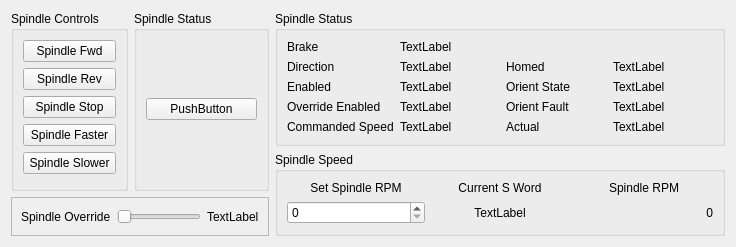
      <widget class="QWidget" name="tab_8">
       <attribute name="title">
        <string>Spindle</string>
       </attribute>
       <layout class="QGridLayout" name="gridLayout_22">
        <item row="0" column="3">
         <widget class="QGroupBox" name="groupBox_6">
          <property name="minimumSize">
           <size>
            <width>450</width>
            <height>0</height>
           </size>
          </property>
          <property name="title">
           <string>Spindle Status</string>
          </property>
          <layout class="QGridLayout" name="gridLayout_15">
           <item row="2" column="1">
            <widget class="QLabel" name="spindle_enabled_0_lb">
             <property name="text">
              <string>TextLabel</string>
             </property>
            </widget>
           </item>
           <item row="3" column="0">
            <widget class="QLabel" name="label_34">
             <property name="text">
              <string>Override Enabled</string>
             </property>
            </widget>
           </item>
           <item row="0" column="1">
            <widget class="QLabel" name="spindle_brake_0_lb">
             <property name="text">
              <string>TextLabel</string>
             </property>
            </widget>
           </item>
           <item row="3" column="1">
            <widget class="QLabel" name="spindle_override_enabled_0_lb">
             <property name="text">
              <string>TextLabel</string>
             </property>
            </widget>
           </item>
           <item row="0" column="0">
            <widget class="QLabel" name="label_18">
             <property name="text">
              <string>Brake</string>
             </property>
            </widget>
           </item>
           <item row="1" column="0">
            <widget class="QLabel" name="label_19">
             <property name="text">
              <string>Direction</string>
             </property>
            </widget>
           </item>
           <item row="2" column="0">
            <widget class="QLabel" name="label_20">
             <property name="text">
              <string>Enabled</string>
             </property>
            </widget>
           </item>
           <item row="1" column="1">
            <widget class="QLabel" name="spindle_direction_0_lb">
             <property name="text">
              <string>TextLabel</string>
             </property>
            </widget>
           </item>
           <item row="4" column="0">
            <widget class="QLabel" name="label_35">
             <property name="text">
              <string>Commanded Speed</string>
             </property>
            </widget>
           </item>
           <item row="4" column="1">
            <widget class="QLabel" name="spindle_speed_0_lb">
             <property name="text">
              <string>TextLabel</string>
             </property>
            </widget>
           </item>
           <item row="1" column="2">
            <widget class="QLabel" name="label_21">
             <property name="text">
              <string>Homed</string>
             </property>
            </widget>
           </item>
           <item row="1" column="3">
            <widget class="QLabel" name="spindle_homed_0_lb">
             <property name="text">
              <string>TextLabel</string>
             </property>
            </widget>
           </item>
           <item row="2" column="2">
            <widget class="QLabel" name="label_27">
             <property name="text">
              <string>Orient State</string>
             </property>
            </widget>
           </item>
           <item row="2" column="3">
            <widget class="QLabel" name="spindle_orient_state_0_lb">
             <property name="text">
              <string>TextLabel</string>
             </property>
            </widget>
           </item>
           <item row="3" column="2">
            <widget class="QLabel" name="label_24">
             <property name="text">
              <string>Orient Fault</string>
             </property>
            </widget>
           </item>
           <item row="3" column="3">
            <widget class="QLabel" name="spindle_orient_fault_0_lb">
             <property name="text">
              <string>TextLabel</string>
             </property>
            </widget>
           </item>
           <item row="4" column="2">
            <widget class="QLabel" name="label_33">
             <property name="text">
              <string>Actual</string>
             </property>
            </widget>
           </item>
           <item row="4" column="3">
            <widget class="QLabel" name="spindle_actual_speed_lb">
             <property name="text">
              <string>TextLabel</string>
             </property>
            </widget>
           </item>
          </layout>
         </widget>
        </item>
        <item row="2" column="0" colspan="3">
         <widget class="QFrame" name="frame_5">
          <property name="frameShape">
           <enum>QFrame::StyledPanel</enum>
          </property>
          <property name="frameShadow">
           <enum>QFrame::Raised</enum>
          </property>
          <layout class="QGridLayout" name="gridLayout_21">
           <item row="0" column="0">
            <widget class="QLabel" name="label_25">
             <property name="text">
              <string>Spindle Override</string>
             </property>
            </widget>
           </item>
           <item row="0" column="1">
            <widget class="QSlider" name="spindle_override_sl">
             <property name="orientation">
              <enum>Qt::Horizontal</enum>
             </property>
            </widget>
           </item>
           <item row="0" column="2">
            <widget class="QLabel" name="spindle_override_0_lb">
             <property name="text">
              <string>TextLabel</string>
             </property>
            </widget>
           </item>
          </layout>
         </widget>
        </item>
        <item row="1" column="3" rowspan="2">
         <widget class="QGroupBox" name="groupBox_7">
          <property name="title">
           <string>Spindle Speed</string>
          </property>
          <layout class="QGridLayout" name="gridLayout_16">
           <item row="1" column="0">
            <widget class="QSpinBox" name="spindle_speed_sb">
             <property name="minimumSize">
              <size>
               <width>100</width>
               <height>0</height>
              </size>
             </property>
            </widget>
           </item>
           <item row="1" column="1">
            <widget class="QLabel" name="settings_speed_lb">
             <property name="text">
              <string>TextLabel</string>
             </property>
             <property name="alignment">
              <set>Qt::AlignCenter</set>
             </property>
            </widget>
           </item>
           <item row="1" column="2">
            <widget class="QLabel" name="spindle_speed_lb">
             <property name="minimumSize">
              <size>
               <width>100</width>
               <height>0</height>
              </size>
             </property>
             <property name="text">
              <string>0</string>
             </property>
             <property name="alignment">
              <set>Qt::AlignRight|Qt::AlignTrailing|Qt::AlignVCenter</set>
             </property>
            </widget>
           </item>
           <item row="0" column="0">
            <widget class="QLabel" name="label_26">
             <property name="text">
              <string>Set Spindle RPM</string>
             </property>
             <property name="alignment">
              <set>Qt::AlignCenter</set>
             </property>
            </widget>
           </item>
           <item row="0" column="1">
            <widget class="QLabel" name="label_44">
             <property name="text">
              <string>Current S Word</string>
             </property>
             <property name="alignment">
              <set>Qt::AlignCenter</set>
             </property>
            </widget>
           </item>
           <item row="0" column="2">
            <widget class="QLabel" name="label_45">
             <property name="text">
              <string>Spindle RPM</string>
             </property>
             <property name="alignment">
              <set>Qt::AlignCenter</set>
             </property>
            </widget>
           </item>
          </layout>
         </widget>
        </item>
        <item row="0" column="0" rowspan="2">
         <widget class="QGroupBox" name="groupBox_5">
          <property name="title">
           <string>Spindle Controls</string>
          </property>
          <layout class="QGridLayout" name="gridLayout_14">
           <item row="2" column="0">
            <widget class="QPushButton" name="spindle_stop_pb">
             <property name="text">
              <string>Spindle Stop</string>
             </property>
            </widget>
           </item>
           <item row="4" column="0">
            <widget class="QPushButton" name="spindle_minus_pb">
             <property name="toolTip">
              <string>Make spindle go slower</string>
             </property>
             <property name="text">
              <string>Spindle Slower</string>
             </property>
            </widget>
           </item>
           <item row="0" column="0">
            <widget class="QPushButton" name="spindle_fwd_pb">
             <property name="text">
              <string>Spindle Fwd</string>
             </property>
            </widget>
           </item>
           <item row="3" column="0">
            <widget class="QPushButton" name="spindle_plus_pb">
             <property name="toolTip">
              <string>make spindle go faster</string>
             </property>
             <property name="text">
              <string>Spindle Faster</string>
             </property>
            </widget>
           </item>
           <item row="1" column="0">
            <widget class="QPushButton" name="spindle_rev_pb">
             <property name="text">
              <string>Spindle Rev</string>
             </property>
            </widget>
           </item>
          </layout>
         </widget>
        </item>
        <item row="0" column="1" rowspan="2" colspan="2">
         <widget class="QGroupBox" name="groupBox_18">
          <property name="title">
           <string>Spindle Status</string>
          </property>
          <layout class="QGridLayout" name="gridLayout_37">
           <item row="0" column="0">
            <widget class="QPushButton" name="mdi_s_pb">
             <property name="text">
              <string>PushButton</string>
             </property>
            </widget>
           </item>
          </layout>
         </widget>
        </item>
       </layout>
      </widget>
